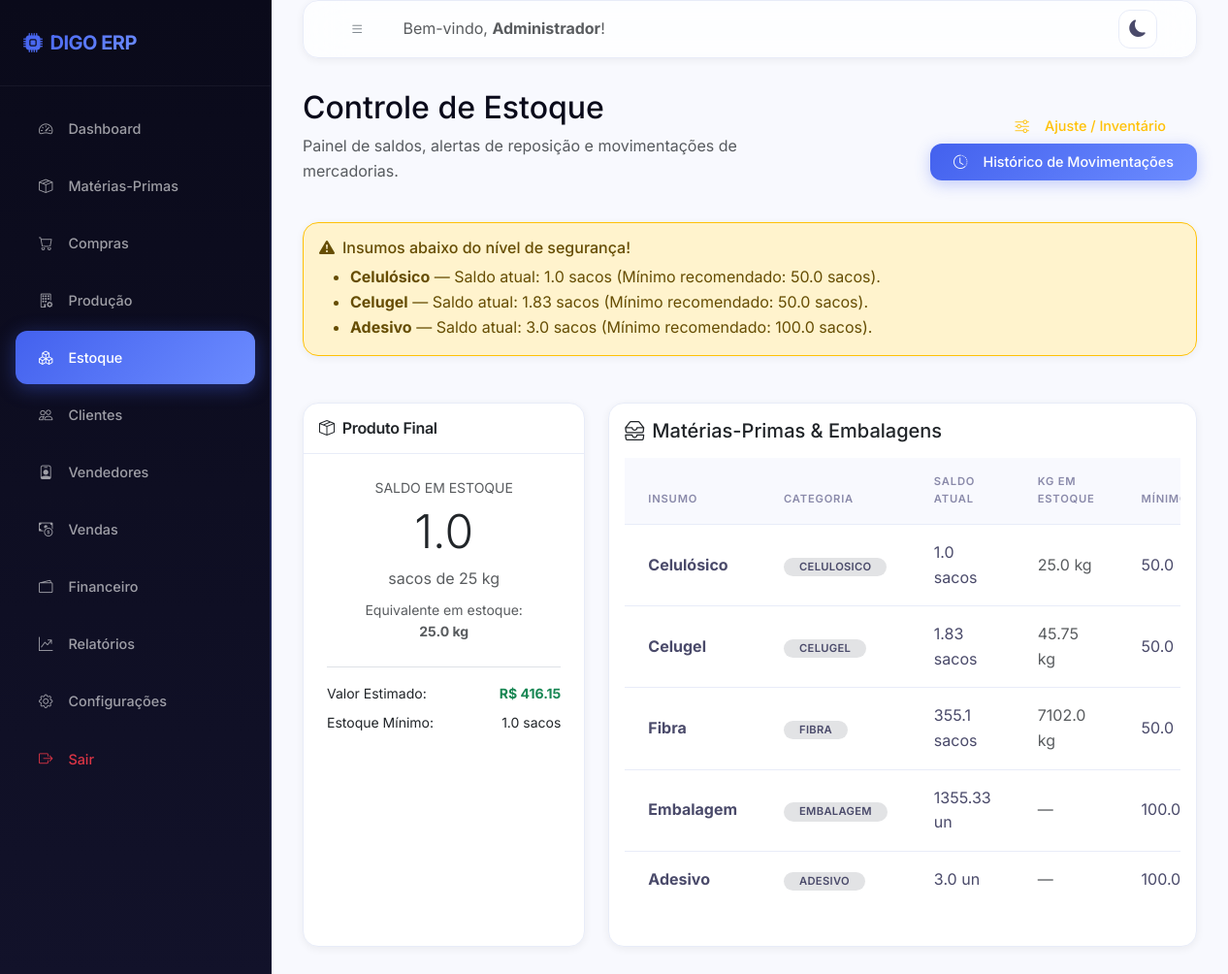
Screenshot of /estoque/ (signed in) with the database file from the repository.
### models/usuario.py (models this page shows, shortened)
class Usuario(UserMixin, db.Model):
    __tablename__ = 'usuarios'
    id = db.Column(db.Integer, primary_key=True)
    nome = db.Column(db.String(100), nullable=False)
    email = db.Column(db.String(150), unique=True, nullable=False)
    senha_hash = db.Column(db.String(256), nullable=False)
    perfil = db.Column(db.String(20), default='funcionario')  # admin | funcionario
    ativo = db.Column(db.Boolean, default=True)
    criado_em = db.Column(db.DateTime, default=datetime.utcnow)
    ultimo_acesso = db.Column(db.DateTime)
    logs = db.relationship('Log', backref='usuario', lazy='dynamic')
    @property
    def is_admin(self):
        return self.perfil == 'admin'

### models/materia_prima.py (models this page shows, shortened)
class MateriaPrima(db.Model):
    __tablename__ = 'materias_primas'
    id = db.Column(db.Integer, primary_key=True)
    nome = db.Column(db.String(100), nullable=False)
    tipo = db.Column(db.String(30), nullable=False)  # celulosico|celugel|fibra|embalagem|adesivo
    peso_saco_kg = db.Column(db.Float, default=25.0)      # peso do saco comprado
    quantidade_uso_kg = db.Column(db.Float, default=0.0)  # kg consumidos por saco de produto
    preco_saco = db.Column(db.Float, default=0.0)          # preço por saco comprado
    frete_saco = db.Column(db.Float, default=0.0)          # frete rateado por saco
    custo_medio = db.Column(db.Float, default=0.0)         # custo médio calculado
    estoque_atual = db.Column(db.Float, default=0.0)       # em unidades (sacos ou pcs)
    estoque_minimo = db.Column(db.Float, default=0.0)
    fornecedor_id = db.Column(db.Integer, db.ForeignKey('fornecedores.id'), nullable=True)
    observacoes = db.Column(db.Text)
    atualizado_em = db.Column(db.DateTime, default=datetime.utcnow, onupdate=datetime.utcnow)
    movimentacoes = db.relationship('MovimentacaoEstoque', backref='materia_prima',
                                    lazy='dynamic',
                                    foreign_keys='MovimentacaoEstoque.materia_prima_id')
    @property
    def valor_em_estoque(self):
        custo = self.custo_medio if self.custo_medio else (self.preco_saco + self.frete_saco)
        return self.estoque_atual * custo
    @property
    def abaixo_minimo(self):
        return self.estoque_atual < self.estoque_minimo

### models/produto.py (models this page shows, shortened)
class ProdutoFinal(db.Model):
    __tablename__ = 'produto_final'
    id = db.Column(db.Integer, primary_key=True)
    nome = db.Column(db.String(100), default='Argamassa 25kg')
    peso_kg = db.Column(db.Float, default=25.0)
    estoque_atual = db.Column(db.Float, default=0.0)  # em sacos
    estoque_minimo = db.Column(db.Float, default=0.0)
    custo_calculado = db.Column(db.Float, default=0.0)   # custo total por saco
    preco_venda_padrao = db.Column(db.Float, default=0.0)
    margem_lucro_pct = db.Column(db.Float, default=15.0)
    atualizado_em = db.Column(db.DateTime, default=datetime.utcnow, onupdate=datetime.utcnow)
    @property
    def valor_em_estoque(self):
        return self.estoque_atual * self.custo_calculado
    @property
    def abaixo_minimo(self):
        return self.estoque_atual < self.estoque_minimo

### routes/estoque.py (the view)
@estoque_bp.route('/')
@login_required
def index():
    mps = MateriaPrima.query.order_by(MateriaPrima.id).all()
    produto = ProdutoFinal.query.first()
    alertas = get_alertas_estoque()
    return render_template('estoque/index.html', mps=mps, produto=produto, alertas=alertas)

### services/estoque_service.py (called while the page is built, shortened)
def get_alertas_estoque():
    alertas = []
    mps = MateriaPrima.query.filter(
        MateriaPrima.estoque_atual < MateriaPrima.estoque_minimo
    ).all()
    for mp in mps:
        alertas.append({
            'tipo': 'mp',
            'nome': mp.nome,
            'atual': mp.estoque_atual,
            'minimo': mp.estoque_minimo,
            'unidade': 'sacos'
        })
    produto = ProdutoFinal.query.first()
    return alertas

### templates/estoque/index.html (shortened to what this page needs)
{% extends 'base.html' %}
{% block content %}
<div class="row mb-4 align-items-center">
    <div class="col-sm-6">
        <h2 class="font-weight-bold">Controle de Estoque</h2>
        <p class="text-muted">Painel de saldos, alertas de reposição e movimentações de mercadorias.</p>
    </div>
    <div class="col-sm-6 text-sm-end">
        <a href="{{ url_for('estoque.ajuste') }}" class="btn btn-outline-warning me-2"><i class="bi bi-sliders me-2"></i>Ajuste / Inventário</a>
        <a href="{{ url_for('estoque.historico') }}" class="btn btn-primary"><i class="bi bi-clock-history me-2"></i>Histórico de Movimentações</a>
    </div>
</div>
{% if alertas %}
<div class="row mb-4">
    <div class="col-12">
        <div class="card border-warning bg-warning-subtle text-warning-emphasis p-3">
            <h6 class="font-weight-bold mb-2"><i class="bi bi-exclamation-triangle-fill me-2"></i>Insumos abaixo do nível de segurança!</h6>
            <ul class="mb-0">
                {% for a in alertas %}
                <li><strong>{{ a.nome }}</strong> — Saldo atual: {{ a.atual|round(2) }} {{ a.unidade }} (Mínimo recomendado: {{ a.minimo }} {{ a.unidade }}).</li>
                {% endfor %}
            </ul>
        </div>
    </div>
</div>
{% endif %}
<div class="row g-4">
    <div class="col-md-4">
        <div class="card h-100 border-indigo">
            <div class="card-header bg-indigo-subtle border-indigo p-3">
                <h5 class="card-title font-weight-bold m-0"><i class="bi bi-box-seam me-2 text-indigo"></i>Produto Final</h5>
            </div>
            <div class="card-body p-4 text-center">
                <span class="text-muted small text-uppercase d-block mb-1">Saldo em Estoque</span>
                <h1 class="font-weight-bold text-indigo display-5">{{ produto.estoque_atual|round(0) if produto else 0 }}</h1>
                <span class="text-muted">sacos de 25 kg</span>
                <div class="mt-2 text-muted small">
                    <span>Equivalente em estoque:</span>
                    <div class="fw-bold text-indigo">{{ ((produto.estoque_atual if produto else 0) * (produto.peso_kg if produto else 25))|round(2) }} kg</div>
                </div>
                <div class="border-top mt-4 pt-3 text-start small">
                    <div class="d-flex justify-content-between mb-2">
                        <span>Valor Estimado:</span>
                        <strong class="text-success">R$ {{ (produto.valor_em_estoque if produto else 0)|round(2) }}</strong>
                    </div>
                    <div class="d-flex justify-content-between">
                        <span>Estoque Mínimo:</span>
                        <span>{{ produto.estoque_minimo if produto else 0 }} sacos</span>
                    </div>
                </div>
            </div>
        </div>
    </div>
    <div class="col-md-8">
        <div class="card p-3 h-100">
            <h5 class="font-weight-bold mb-3"><i class="bi bi-inboxes me-2"></i>Matérias-Primas & Embalagens</h5>
            <div class="table-responsive">
                <table class="table table-hover table-sm">
                    <thead>
                        <tr>
                            <th>Insumo</th>
                            <th>Categoria</th>
                            <th>Saldo Atual</th>
                            <th>Kg em Estoque</th>
                            <th>Mínimo</th>
                        </tr>
                    </thead>
                    <tbody>
                        {% for mp in mps %}
                        <tr>
                            <td><strong>{{ mp.nome }}</strong></td>
                            <td><span class="badge bg-secondary-subtle text-secondary">{{ mp.tipo|capitalize }}</span></td>
                            <td class="font-weight-bold">{{ mp.estoque_atual|round(2) }} {% if mp.tipo in ('embalagem', 'adesivo') %}un{% else %}sacos{% endif %}</td>
                            <td class="text-muted">{% if mp.tipo not in ('embalagem', 'adesivo') %}{{ (mp.estoque_atual * mp.peso_saco_kg)|round(2) }} kg{% else %}—{% endif %}</td>
                            <td>{{ mp.estoque_minimo }}</td>
                        </tr>
                        {% endfor %}
                    </tbody>
                </table>
            </div>
        </div>
    </div>
</div>
{% endblock %}

### templates/base.html (shortened to what this page needs)
<!DOCTYPE html>
<html lang="pt-BR">
<head>
    <link href="https://cdn.jsdelivr.net/npm/bootstrap@5.3.0/dist/css/bootstrap.min.css" rel="stylesheet">
    <link rel="stylesheet" href="https://cdn.jsdelivr.net/npm/bootstrap-icons@1.10.5/font/bootstrap-icons.css">
    <link rel="stylesheet" href="{{ url_for('static', filename='css/style.css') }}">
</head>
<body>
    <div class="wrapper">
        <nav id="sidebar">
            <div class="sidebar-header d-flex align-items-center justify-content-between">
                <h4 class="m-0 text-white font-weight-bold"><i class="bi bi-cpu-fill me-2 text-indigo"></i>DIGO ERP</h4>
            </div>
            <ul class="list-unstyled components">
                <li class="{% if request.blueprint == 'dashboard' %}active{% endif %}">
                    <a href="{{ url_for('dashboard.index') }}"><i class="bi bi-speedometer2"></i> Dashboard</a>
                </li>
                <li class="{% if request.blueprint == 'materias_primas' %}active{% endif %}">
                    <a href="{{ url_for('materias_primas.index') }}"><i class="bi bi-box-seam"></i> Matérias-Primas</a>
                </li>
                <li class="{% if request.blueprint == 'compras' %}active{% endif %}">
                    <a href="{{ url_for('compras.index') }}"><i class="bi bi-cart"></i> Compras</a>
                </li>
                <li class="{% if request.blueprint == 'producao' %}active{% endif %}">
                    <a href="{{ url_for('producao.index') }}"><i class="bi bi-building-gear"></i> Produção</a>
                </li>
                <li class="{% if request.blueprint == 'estoque' %}active{% endif %}">
                    <a href="{{ url_for('estoque.index') }}"><i class="bi bi-boxes"></i> Estoque</a>
                </li>
                <li class="{% if request.blueprint == 'clientes' %}active{% endif %}">
                    <a href="{{ url_for('clientes.index') }}"><i class="bi bi-people"></i> Clientes</a>
                </li>
                <li class="{% if request.blueprint == 'vendedores' %}active{% endif %}">
                    <a href="{{ url_for('vendedores.index') }}"><i class="bi bi-person-badge"></i> Vendedores</a>
                </li>
                <li class="{% if request.blueprint == 'vendas' %}active{% endif %}">
                    <a href="{{ url_for('vendas.index') }}"><i class="bi bi-cash-coin"></i> Vendas</a>
                </li>
                <li class="{% if request.blueprint == 'financeiro' %}active{% endif %}">
                    <a href="{{ url_for('financeiro.index') }}"><i class="bi bi-wallet2"></i> Financeiro</a>
                </li>
                <li class="{% if request.blueprint == 'relatorios' %}active{% endif %}">
                    <a href="{{ url_for('relatorios.index') }}"><i class="bi bi-graph-up-arrow"></i> Relatórios</a>
                </li>
                {% if current_user.is_admin %}
                <li class="{% if request.blueprint == 'configuracoes' %}active{% endif %}">
                    <a href="{{ url_for('configuracoes.index') }}"><i class="bi bi-gear"></i> Configurações</a>
                </li>
                {% endif %}
                <li>
                    <a href="{{ url_for('auth.logout') }}" class="text-danger"><i class="bi bi-box-arrow-right text-danger"></i> Sair</a>
                </li>
            </ul>
        </nav>
        <div id="content">
            <nav class="navbar navbar-expand-lg card mb-4 p-2 d-flex flex-row align-items-center justify-content-between">
                <div class="d-flex align-items-center">
                    <button type="button" id="sidebarCollapse" class="btn btn-outline-secondary me-3">
                        <i class="bi bi-list"></i>
                    </button>
                    <span class="navbar-text d-none d-md-inline text-muted">Bem-vindo, <strong>{{ current_user.nome }}</strong>!</span>
                </div>
                <div class="d-flex align-items-center">
                    <button class="theme-toggle-btn me-3" id="themeToggle" title="Alternar Tema">
                    </button>
                </div>
            </nav>
            <div class="container-fluid p-0 fade-in">
                {% block content %}{% endblock %}
            </div>
        </div>
    </div>
</body>
</html>

### rows the page displays
Usuario: nome "Administrador"
MateriaPrima: nome "Celulósico", atual "1.0", unidade "sacos", minimo "50.0", tipo "CELULOSICO", estoque_atual "1.0", (mp.estoque_atual*mp.peso_saco_kg)|round(2) "25.0", estoque_minimo "50.0"
MateriaPrima: nome "Celugel", atual "1.83", unidade "sacos", minimo "50.0", tipo "CELUGEL", estoque_atual "1.83", (mp.estoque_atual*mp.peso_saco_kg)|round(2) "45.75", estoque_minimo "50.0"
MateriaPrima: nome "Adesivo", atual "3.0", unidade "sacos", minimo "100.0", tipo "ADESIVO", estoque_atual "3.0", estoque_minimo "100.0"
ProdutoFinal: estoque_atual "1.0", estoque_atual+peso_kg "25.0", estoque_atual+custo_calculado "416.15", estoque_minimo "1.0"
MateriaPrima: nome "Fibra", tipo "FIBRA", estoque_atual "355.1", shows "sacos", (mp.estoque_atual*mp.peso_saco_kg)|round(2) "7102.0", estoque_minimo "50.0"
MateriaPrima: nome "Embalagem", tipo "EMBALAGEM", estoque_atual "1355.33", shows "un", estoque_minimo "100.0"
